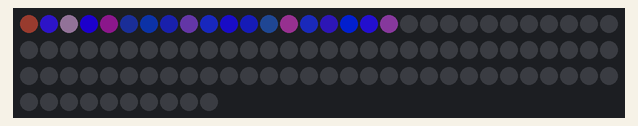
The sketch below on a simulated Arduino Uno, built with avr-gcc and run on an emulated ATmega328P. Parts: 100 RGB LEDs in strip order, left to right, continuing on the next row. Dim RGB values are drawn brighter than linear; random numbers use the default seed unless the sketch sets one; what the sketch prints to the serial monitor is not drawn.

Above: at 37.6 s.

The sketch:

06_neopixel2.ino
```cpp
/*Isaiah
 * Project: NeoPixel
 * Description: Learn to use NeoPixels
 * Author:
 * Date:
 */

/* ASSIGNMENT
 * In your labbooks, draw the layout for 4 NeoPixels
 * Transfer the layout for Fritzing
 * Go to the layout tab and clean up the schematic
 * Wire up your board
 * Write code to light up 4 NeoPixels
 */

// Define NeoPixel constants
#include <Adafruit_NeoPixel.h>

const int PIN= 17;
const int NUMPIXELS=100;

Adafruit_NeoPixel pixels(NUMPIXELS, PIN, NEO_GRB + NEO_KHZ800);

const int pixeldelay=2000;
const int start_pixel = 0; // first pixel 0
int i= 0; // counter variable


void setup() {
  // initialize Serial Monitor
  Serial.begin(9600);
  delay(500); // pause for serial monitor
  Serial.println("Starting NeoPixel");
  // initialize NeoPixels
  pixels.begin();
  pixels.clear();
}

void loop() {
  // clear the pixels
  pixels.clear();
  delay(1000);

for(i=start_pixel; i<NUMPIXELS; i++) {

  Serial.print("Lighting up pixel ");
  Serial.println(i);
  pixels.setPixelColor(i,99,54,0);
  pixels.setPixelColor(i,random(0,25),random(0,20),random(0,120));
  pixels.show(); //send pixels to hardware
  delay(pixeldelay); // the pause
}
}


  // for loop to reference each pixel
  // set the color
  // use pixels.show() to update the pixels
```
